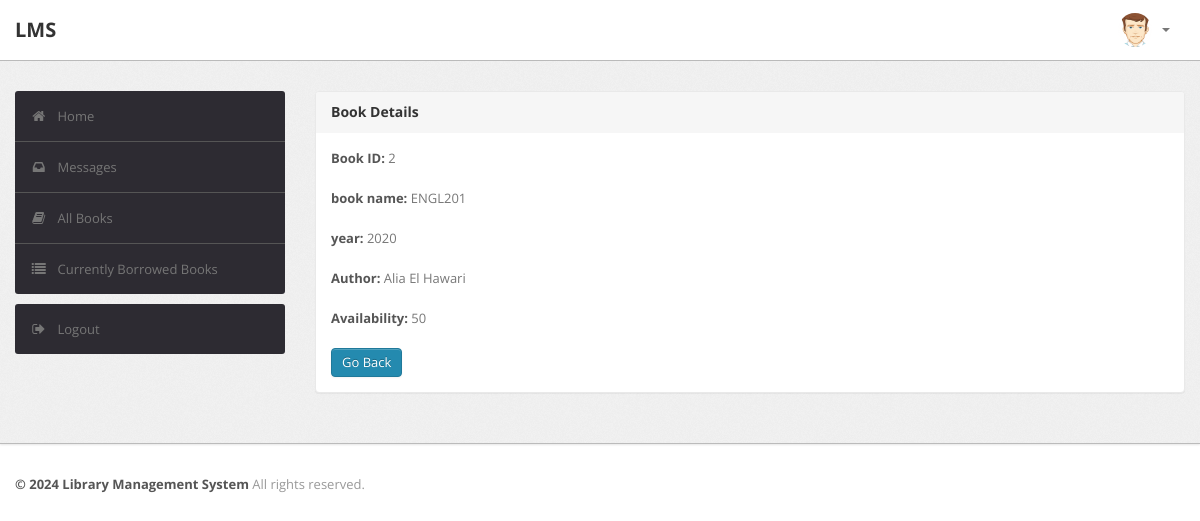
Screenshot of /student/bookdetails.php?id=2 (signed in) with the database file from the repository.
### tables this page shows
CREATE TABLE IF NOT EXISTS `books` (
  `bookID` int NOT NULL AUTO_INCREMENT,
  `bookname` varchar(50) NOT NULL,
  `bookauthor` varchar(25) NOT NULL,
  `year` int NOT NULL,
  `availability` int NOT NULL,
  PRIMARY KEY (`bookID`)
);

### student/bookdetails.php (the view, shortened to what this page needs)
<?php
require('config.php');
?>
<?php
$checkusername=$_SESSION['username'];
$getUserSql = "SELECT * FROM `user` WHERE `username` = '$checkusername' AND role='user'";
$getUserResult = mysqli_query($con, $getUserSql);
if ((mysqli_num_rows($getUserResult) > 0)) {
    ?>
<!DOCTYPE html>
<html lang="en">
    <head>
        <link type="text/css" href="bootstrap/css/bootstrap.min.css" rel="stylesheet">
        <link type="text/css" href="bootstrap/css/bootstrap-responsive.min.css" rel="stylesheet">
        <link type="text/css" href="css/theme.css" rel="stylesheet">
        <link type="text/css" href="images/icons/css/font-awesome.css" rel="stylesheet">
    </head>
    <body>
        <div class="navbar navbar-fixed-top">
            <div class="navbar-inner">
                <div class="container">
                        <a class="brand" href="index-student.php">LMS </a>
                    <div class="nav-collapse collapse navbar-inverse-collapse">
                        <ul class="nav pull-right">
                            <li class="nav-user dropdown"><a href="#" class="dropdown-toggle" data-toggle="dropdown">
                                <img src="images/user.png" class="nav-avatar" />
                                <b class="caret"></b></a>
                            </li>
                        </ul>
                    </div>
                </div>
            </div>
        </div>
        <div class="wrapper">
            <div class="container">
                <div class="row">
                    <div class="span3">
                        <div class="sidebar">
                            <ul class="widget widget-menu unstyled">
                                <li class="active"><a href="index-student.php"><i class="menu-icon icon-home"></i>Home
                                </a></li>
                                 <li><a href="message.php"><i class="menu-icon icon-inbox"></i>Messages</a>
                                </li>
                                <li><a href="book.php"><i class="menu-icon icon-book"></i>All Books </a></li>
                                <li><a href="current-borrowedbooks.php"><i class="menu-icon icon-list"></i>Currently Borrowed Books </a></li>
                            </ul>
                            <ul class="widget widget-menu unstyled">
                                <li><a href="logout.php"><i class="menu-icon icon-signout"></i>Logout </a></li>
                            </ul>
                        </div>
                    </div>
                    <div class="span9">
                        <div class="content">
                        <div class="module">
                            <div class="module-head">
                                <h3>Book Details</h3>
                            </div>
                            <div class="module-body">
                        <?php
                            $x=$_GET['id'];
                            $sql="select * from books where BookID='$x'";
                            $result = mysqli_query($con, $sql);
                            $row=$result->fetch_assoc();
                                $bookid=$row['bookID'];
                                $name=$row['bookname'];
                                $publisher=$row['bookauthor'];
                                $year=$row['year'];
                                $avail=$row['availability'];
                                echo "<b>Book ID:</b> ".$bookid."<br><br>";
                                echo "<b>book name:</b> ".$name."<br><br>";
                                echo "<b>year:</b> ".$year."<br><br>";
                                echo "<b>Author:</b> ".$publisher."<br><br>";
                                echo "<b>Availability:</b> ".$avail."<br><br>";
                            ?>
                        <a href="book.php" class="btn btn-primary">Go Back</a>
                               </div>
                           </div>
                            </div>
                </div>
                </div>
                </div>
            </div>
<div class="footer">
            <div class="container">
                <b class="copyright">&copy; 2024 Library Management System </b>All rights reserved.
            </div>
        </div>
    </body>
</html>
<?php }
else {
    echo "<script type='text/javascript'>alert('Access Denied!!!')</script>";
} ?>

### student/css/theme.css (style rules this page uses)
body { font-size: 13px; font-family: 'Open Sans', Arial, sans-serif; background: #fff; color: #777 }
h1, h2, h3, h4, h5, h6 { color: #333; margin-top: 0 }
h3 { font-size: 20px }
strong, b { color: #555 }
.wrapper { background: url(../images/bg.png) #eee; border-bottom: 1px solid #bbb; -webkit-box-shadow: 0 1px 2px rgba(0,0,0,0.1); -moz-box-shadow: 0 1px 2px rgba(0,0,0,0.1); box-shadow: 0 1px 2px rgba(0,0,0,0.1); padding: 30px 0 }
.footer { color: #999; padding: 30px 0 60px }
body [class^="icon-"], body [class*=" icon-"] { font-size: 14px; line-height: 20px; height: 20px }
.module { background: #fff; -webkit-border-radius: 3px; -moz-border-radius: 3px; border-radius: 3px; border: 1px solid #ccc; border-bottom-color: #bbb; -webkit-box-shadow: 0 0 1px rgba(0,0,0,0.2); -moz-box-shadow: 0 0 1px rgba(0,0,0,0.2); box-shadow: 0 0 1px rgba(0,0,0,0.2); margin-bottom: 30px }
.navbar { position: static!important; margin: 0!important }
.navbar .navbar-inner { background: #fff; border-bottom: 1px solid #bbb; -webkit-box-shadow: 0 1px 2px rgba(0,0,0,0.15); -moz-box-shadow: 0 1px 2px rgba(0,0,0,0.15); box-shadow: 0 1px 2px rgba(0,0,0,0.15) }
.navbar .brand { color: #333; font-weight: bold; font-size: 20px; margin-right: 20px; padding: 20px }
.navbar .nav>li>a { padding: 20px 15px; font-weight: bold; color: #777 }
.nav-user>a { height: 20px }
.nav-avatar { width: 34px; height: 34px; margin: -7px 5px 0 0; -webkit-border-radius: 50%; -moz-border-radius: 50%; border-radius: 50% }
.btn, .btn-box { -webkit-border-radius: 3px; -moz-border-radius: 3px; border-radius: 3px }
.btn { font-size: 13px; font-weight: 600 }
.btn { display: inline-block; margin-bottom: 0; font-weight: 400; text-align: center; vertical-align: middle; cursor: pointer; background-image: none; border: 1px solid transparent; white-space: nowrap; padding: 4px 10px; font-size: 13px; line-height: 1.42857; border-radius: 4px; -webkit-user-select: none; -moz-user-select: none; -ms-user-select: none; user-select: none }
.btn-primary { color: #fff; background-color: #248aaf; border-color: #20799a }
.widget-menu { background: #fff; -webkit-border-radius: 3px; -moz-border-radius: 3px; border-radius: 3px; overflow: hidden }
.widget-menu a { color: #555; display: block; line-height: 20px; padding: 15px; text-decoration: none!important }
.widget-menu .menu-icon { margin-right: 10px; color: #767676; -webkit-transition: all .2s ease-in-out; -moz-transition: all .2s ease-in-out; transition: all .2s ease-in-out; }
.widget-menu>li+li { border-top: 1px solid #555 }
.widget-menu>li>a { background-color: #2d2b32; color: #767676; -webkit-transition: all .2s ease-in-out; -moz-transition: all .2s ease-in-out; transition: all .2s ease-in-out; }
.module { box-shadow: 0 0 3px rgba(0,0,0,.1); border-color: #e9e9e9; margin-bottom: 20px; background-color: #fff; border-radius: 4px; -webkit-box-shadow: 0 1px 1px rgba(0,0,0,.05); box-shadow: 0 1px 1px rgba(0,0,0,.05); }
.module-head { color: #767676; background-color: #f6f6f6; border-color: #e9e9e9; padding: 10px 15px; border-bottom: 1px solid transparent; border-top-right-radius: 3px; border-top-left-radius: 3px; }
.module-head h3 { font-size: 14px; line-height: 20px; height: 20px; margin: 0 }
.module-body { padding: 15px }

### rows the page displays
books: bookID "2", bookname "ENGL201", year "2020", bookauthor "Alia El Hawari", availability "50"
